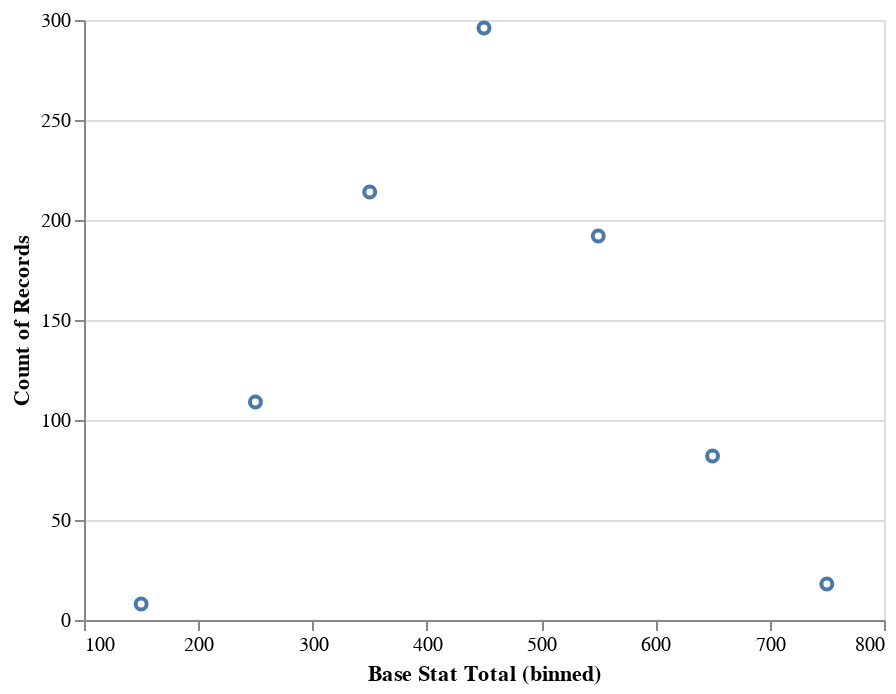

Notebook code cell kept with this figure:
### Code cell
alt.Chart(df).mark_point().encode(
    x = alt.X('Base Stat Total', bin = True),
    y = 'count()'
)

### Figure 1 — Vega-Lite specification as saved in the notebook (floating-point values rounded to 4 significant figures; data arrays with more than 128 entries replaced by an {"elided": "..."} marker saying what was removed)
{"config": {"view": {"continuousWidth": 400, "continuousHeight": 300}}, "data": {"name": "data-2c9dc910ecec95856a29d675536d6846"}, "mark": "point", "encoding": {"x": {"bin": true, "field": "Base Stat Total", "type": "quantitative"}, "y": {"aggregate": "count", "type": "quantitative"}}, "$schema": "https://vega.github.io/schema/vega-lite/v4.17.0.json", "datasets": {"data-2c9dc910ecec95856a29d675536d6846": {"elided": "919 records"}}}
